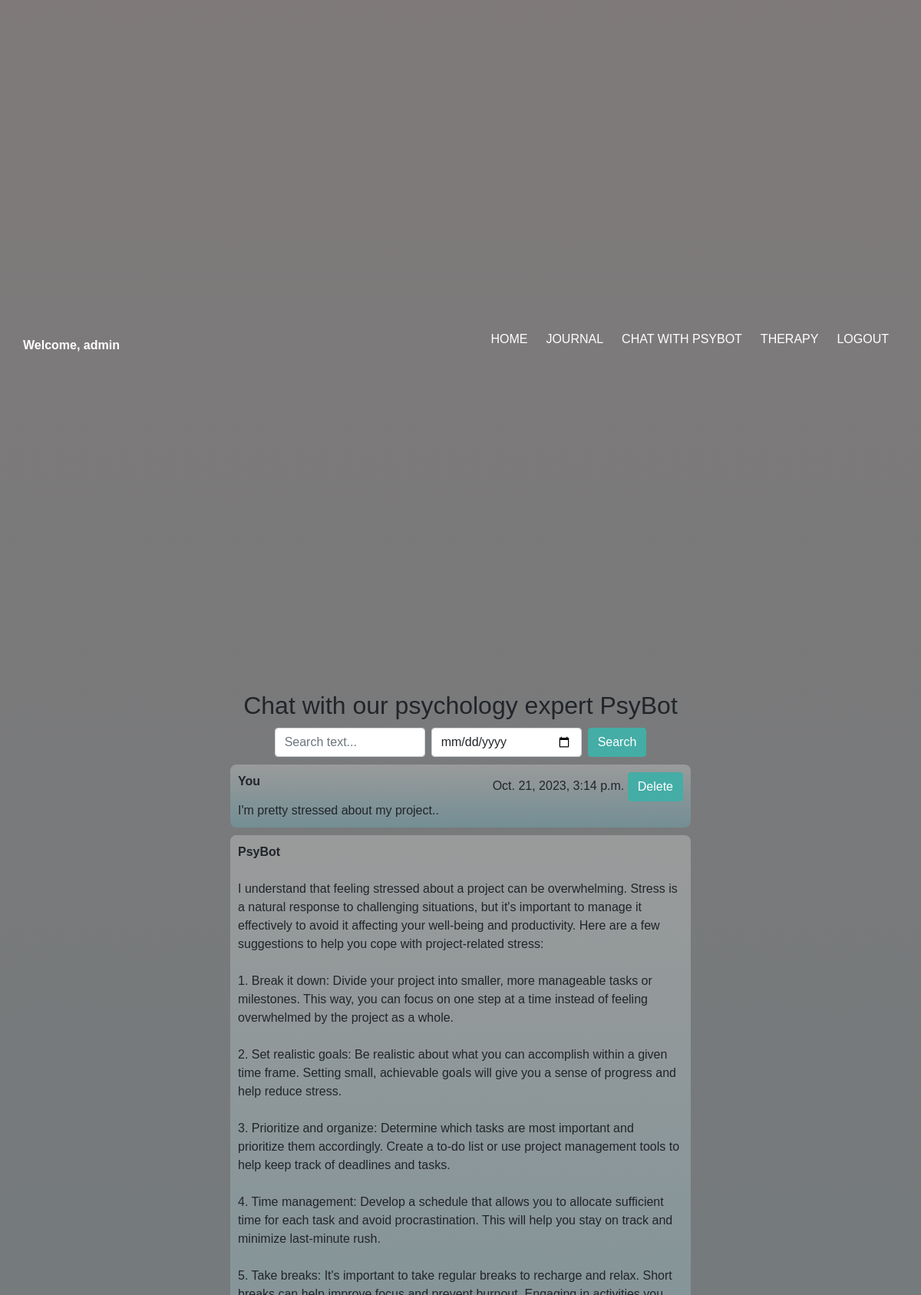
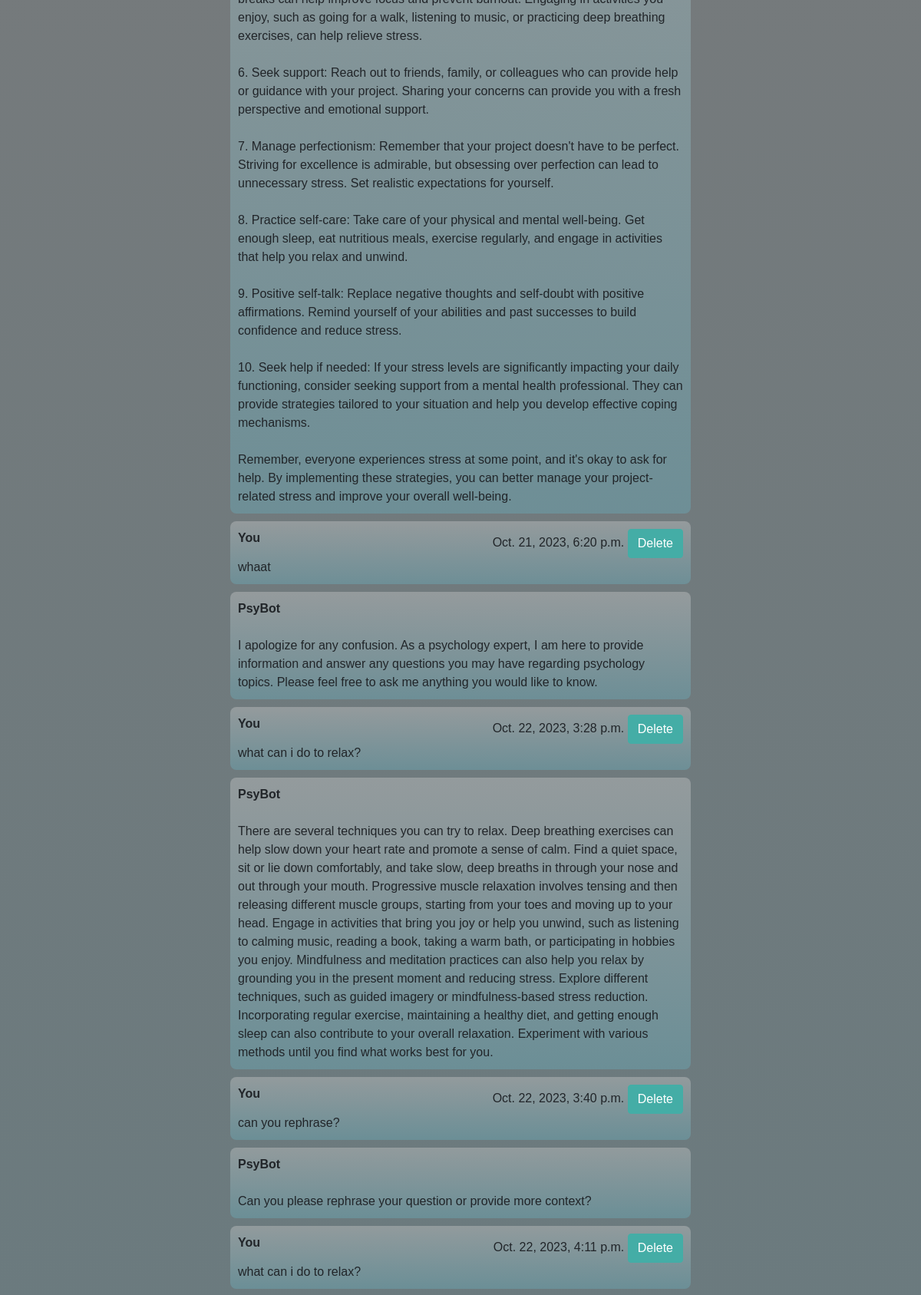
/psybot/ (signed in, upper part), run on the app's committed database (2 pictures, top to bottom).
### ys_app/models.py (models this page shows, shortened)
class Chat(models.Model):
    user = models.ForeignKey(User, on_delete=models.CASCADE)
    message = models.TextField()
    response = models.TextField()
    created_at = models.DateTimeField(auto_now_add=True)

### ys_app/views.py (the view)
# urls.py: path("psybot/", psybot_page, name="psybot"),
def psybot_page(request):
    if request.method == 'POST':
        return add_chat(request)
    elif request.method == 'GET':
        return get_chat_page(request)

### ys_app/views.py (called while the page is built)
def get_chat_page(request):
    search = request.GET.get('search', None)
    date = request.GET.get('date', None)
    if search:
        searchFilter = Q(message__icontains=search) | Q(response__icontains=search)
    else:
        searchFilter = Q()
    if date:
        dateFilter = Q(created_at__date=date)
    else:
        dateFilter = Q()
    chats = Chat.objects.filter(Q(user=request.user), searchFilter, dateFilter)
    return render(request, 'psybot.html', {'chats': chats})

### templates/psybot.html (shortened to what this page needs)
{% extends "base.html" %}
{% block content %}
  <h2>Chat with our psychology expert PsyBot</h2>
  <div id="search-bar">
    <input type="text" id="search-input" class="form-control" placeholder="Search text...">
    <input type="date" id="date-input" class="form-control ms-2">
    <button id="search-button" class="btn btn-main ms-2">Search</button>
  </div>
  <div class="message-list">
    {% for chat in chats %}
      <div id="chat-{{chat.id}}">
        <div class="message sent">
          <div class="message-sender">
            <b>You</b>
            <div>
              <span>{{chat.created_at}}</span>
              <button class="delete-button btn btn-main" data-chat-id="{{chat.id}}">Delete</button>
            </div>
          </div>
          <div class="message-content">
            {{chat.message}}
          </div>
        </div>
        <div class="message received">
          <div class="message-sender">
            <b>PsyBot</b>
          </div>
          <div class="message-content">
            {{chat.response}}
          </div>
        </div>
      </div>
    {% endfor %}
  </div>
{% endblock %}

### templates/base.html (shortened to what this page needs)
<!DOCTYPE html>
<html lang="en">
    <head>
        {% load static %}
        <link rel="stylesheet" type="text/css" href="{% static 'css/bootstrap.min.css' %}">
        <link rel="stylesheet" type="text/css" href="{% static 'css/style.css' %}">
    </head>
    <body>
        <div class="navbar">
            {% if user.is_authenticated %}
            <div><b>Welcome, {{user.username}}</b></div>
            {% endif %}
            <ul>
                <li><a href="{% url 'home' %}">Home</a></li>
                {% if user.is_authenticated %}
                <li><a href="{% url 'journal' %}">Journal</a></li>
                <li><a href="{% url 'psybot' %}">Chat with PsyBot</a></li>
                <li><a href="{% url 'therapy' %}">Therapy</a></li>
                <li><a href="{% url 'logout' %}">Logout</a></li>
                {% else %}
                <li><a href="{% url 'login' %}">Login</a></li>
                <li><a href="{% url 'register' %}">Register</a></li>
                {% endif %}
            </ul>
        </div>
        <div class="content">
            {% block content %}
            {% endblock %}
        </div>
    </body>
</html>

### static/css/style.css (style rules this page uses)
* { margin: 0; padding: 0; font-family: sans-serif; box-sizing: border-box; }
body { background: linear-gradient(rgb(84 77 77 / 75%), rgb(13 79 93 / 75%)); background-size: cover; background-position: center; }
.navbar { padding: 30px; display: flex; height: 10vh; color: #fff; }
.navbar ul { display: flex; justify-content: space-between; margin-left: auto; }
.navbar ul li { list-style: none; display: inline-block; margin: 0 12px; position: relative; }
.navbar ul li a { text-decoration: none; color: #fff; text-transform: uppercase; }
.navbar ul li::after { content: ''; height: 3px; width: 0%; background: #610096; position: absolute; left: 0; bottom: -10px; transition: 0.5s; }
.content { height: 90vh; display: flex; flex-flow: column; align-items: center; }
.content h2 { margin-bottom: 10px; }
.message-list { width: 50%; height: 70vh; overflow-y: scroll; scrollbar-width: none; }
.message { border-radius: 8px; margin: 10px 0; padding: 10px; background: linear-gradient(rgb(204 204 204 / 40%), rgb(107 174 188 / 40%)); }
.message-sender { display: flex; justify-content: space-between; }
.message.received .message-content { white-space: pre-line; }
.btn-main { color: #fff; background-color: #44ada6; border-color: #44ada6; }
#search-bar { display: flex; }

### data on the page
Chat: created_at "Oct. 21, 2023, 3:14 p.m.", message "I'm pretty stressed about my project..", response "I understand that feeling stressed about a project can be overwhelming. Stress is a natural response to challenging situations, but it's important to manage it effectively to avoid it affecting your well-being and productivity. Here are a few suggestions to help you cope with project-related stress: 1. Break it down: Divide your project into smaller, more manageable tasks or milestones. This way, you can focus on one step at a time instead of feeling overwhelmed by the project as a whole. 2. Set realistic goals: Be realistic about what you can accomplish within a given time frame. Setting small, achievable goals will give you a sense of progress and help reduce stress. 3. Prioritize and…"
Chat: created_at "Oct. 21, 2023, 6:20 p.m.", message "whaat", response "I apologize for any confusion. As a psychology expert, I am here to provide information and answer any questions you may have regarding psychology topics. Please feel free to ask me anything you would like to know."
Chat: created_at "Oct. 22, 2023, 3:28 p.m.", message "what can i do to relax?", response "There are several techniques you can try to relax. Deep breathing exercises can help slow down your heart rate and promote a sense of calm. Find a quiet space, sit or lie down comfortably, and take slow, deep breaths in through your nose and out through your mouth. Progressive muscle relaxation involves tensing and then releasing different muscle groups, starting from your toes and moving up to your head. Engage in activities that bring you joy or help you unwind, such as listening to calming music, reading a book, taking a warm bath, or participating in hobbies you enjoy. Mindfulness and meditation practices can also help you relax by grounding you in the present moment and reducing…"
Chat: created_at "Oct. 22, 2023, 3:40 p.m.", message "can you rephrase?", response "Can you please rephrase your question or provide more context?"
Chat: created_at "Oct. 22, 2023, 4:11 p.m.", message "what can i do to relax?"

### other printed values
{{ user.username }} "admin"
